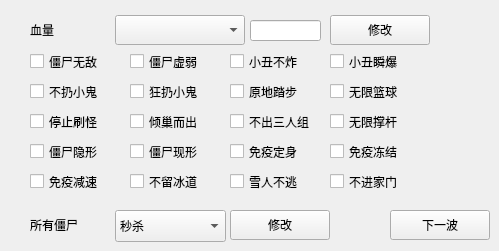
    <widget class="QWidget" name="tab_6">
     <attribute name="title">
      <string>僵尸</string>
     </attribute>
     <widget class="QCheckBox" name="JackImmediatelyExplode">
      <property name="geometry">
       <rect>
        <x>330</x>
        <y>50</y>
        <width>77</width>
        <height>23</height>
       </rect>
      </property>
      <property name="text">
       <string>小丑瞬爆</string>
      </property>
     </widget>
     <widget class="QCheckBox" name="JackNoExplode">
      <property name="geometry">
       <rect>
        <x>230</x>
        <y>50</y>
        <width>77</width>
        <height>23</height>
       </rect>
      </property>
      <property name="text">
       <string>小丑不炸</string>
      </property>
     </widget>
     <widget class="QCheckBox" name="ZombieInvincible">
      <property name="geometry">
       <rect>
        <x>30</x>
        <y>50</y>
        <width>77</width>
        <height>23</height>
       </rect>
      </property>
      <property name="text">
       <string>僵尸无敌</string>
      </property>
     </widget>
     <widget class="QCheckBox" name="ZombieWeak">
      <property name="geometry">
       <rect>
        <x>130</x>
        <y>50</y>
        <width>77</width>
        <height>23</height>
       </rect>
      </property>
      <property name="text">
       <string>僵尸虚弱</string>
      </property>
     </widget>
     <widget class="QCheckBox" name="InfiniteImpThrow">
      <property name="geometry">
       <rect>
        <x>130</x>
        <y>80</y>
        <width>77</width>
        <height>23</height>
       </rect>
      </property>
      <property name="text">
       <string>狂扔小鬼</string>
      </property>
     </widget>
     <widget class="QCheckBox" name="NoImpThrow">
      <property name="geometry">
       <rect>
        <x>30</x>
        <y>80</y>
        <width>77</width>
        <height>23</height>
       </rect>
      </property>
      <property name="text">
       <string>不扔小鬼</string>
      </property>
     </widget>
     <widget class="QCheckBox" name="StandingStill">
      <property name="geometry">
       <rect>
        <x>230</x>
        <y>80</y>
        <width>77</width>
        <height>23</height>
       </rect>
      </property>
      <property name="text">
       <string>原地踏步</string>
      </property>
     </widget>
     <widget class="QCheckBox" name="InfiniteBasketball">
      <property name="geometry">
       <rect>
        <x>330</x>
        <y>80</y>
        <width>77</width>
        <height>23</height>
       </rect>
      </property>
      <property name="text">
       <string>无限篮球</string>
      </property>
     </widget>
     <widget class="QCheckBox" name="NoZombieSpawn">
      <property name="geometry">
       <rect>
        <x>30</x>
        <y>110</y>
        <width>77</width>
        <height>23</height>
       </rect>
      </property>
      <property name="text">
       <string>停止刷怪</string>
      </property>
     </widget>
     <widget class="QCheckBox" name="AllZombieSpawn">
      <property name="geometry">
       <rect>
        <x>130</x>
        <y>110</y>
        <width>77</width>
        <height>23</height>
       </rect>
      </property>
      <property name="text">
       <string>倾巢而出</string>
      </property>
     </widget>
     <widget class="QLabel" name="label_28">
      <property name="geometry">
       <rect>
        <x>30</x>
        <y>20</y>
        <width>26</width>
        <height>19</height>
       </rect>
      </property>
      <property name="text">
       <string>血量</string>
      </property>
     </widget>
     <widget class="QComboBox" name="ZombieHPType">
      <property name="geometry">
       <rect>
        <x>115</x>
        <y>15</y>
        <width>130</width>
        <height>30</height>
       </rect>
      </property>
     </widget>
     <widget class="QPushButton" name="ModifyZombieHP">
      <property name="geometry">
       <rect>
        <x>330</x>
        <y>15</y>
        <width>100</width>
        <height>30</height>
       </rect>
      </property>
      <property name="text">
       <string>修改</string>
      </property>
      <property name="autoDefault">
       <bool>false</bool>
      </property>
     </widget>
     <widget class="QLineEdit" name="ZombieHP">
      <property name="geometry">
       <rect>
        <x>250</x>
        <y>20</y>
        <width>71</width>
        <height>21</height>
       </rect>
      </property>
      <property name="inputMethodHints">
       <set>Qt::ImhDigitsOnly</set>
      </property>
      <property name="text">
       <string/>
      </property>
      <property name="alignment">
       <set>Qt::AlignRight|Qt::AlignTrailing|Qt::AlignVCenter</set>
      </property>
     </widget>
     <widget class="QCheckBox" name="NoThreesome">
      <property name="geometry">
       <rect>
        <x>230</x>
        <y>110</y>
        <width>90</width>
        <height>23</height>
       </rect>
      </property>
      <property name="text">
       <string>不出三人组</string>
      </property>
     </widget>
     <widget class="QCheckBox" name="InfinitePole">
      <property name="geometry">
       <rect>
        <x>330</x>
        <y>110</y>
        <width>77</width>
        <height>23</height>
       </rect>
      </property>
      <property name="text">
       <string>无限撑杆</string>
      </property>
     </widget>
     <widget class="QCheckBox" name="ZombieInvisible">
      <property name="geometry">
       <rect>
        <x>30</x>
        <y>140</y>
        <width>77</width>
        <height>23</height>
       </rect>
      </property>
      <property name="text">
       <string>僵尸隐形</string>
      </property>
     </widget>
     <widget class="QCheckBox" name="ZombieVisible">
      <property name="geometry">
       <rect>
        <x>130</x>
        <y>140</y>
        <width>77</width>
        <height>23</height>
       </rect>
      </property>
      <property name="text">
       <string>僵尸现形</string>
      </property>
     </widget>
     <widget class="QCheckBox" name="ButterImmune">
      <property name="geometry">
       <rect>
        <x>230</x>
        <y>140</y>
        <width>77</width>
        <height>23</height>
       </rect>
      </property>
      <property name="text">
       <string>免疫定身</string>
      </property>
     </widget>
     <widget class="QCheckBox" name="IceImmune">
      <property name="geometry">
       <rect>
        <x>330</x>
        <y>140</y>
        <width>77</width>
        <height>23</height>
       </rect>
      </property>
      <property name="text">
       <string>免疫冻结</string>
      </property>
     </widget>
     <widget class="QCheckBox" name="SlowdownImmune">
      <property name="geometry">
       <rect>
        <x>30</x>
        <y>170</y>
        <width>77</width>
        <height>23</height>
       </rect>
      </property>
      <property name="text">
       <string>免疫减速</string>
      </property>
     </widget>
     <widget class="QComboBox" name="ZombieStatus">
      <property name="geometry">
       <rect>
        <x>115</x>
        <y>210</y>
        <width>111</width>
        <height>32</height>
       </rect>
      </property>
      <item>
       <property name="text">
        <string>秒杀</string>
       </property>
      </item>
      <item>
       <property name="text">
        <string>魅惑</string>
       </property>
      </item>
      <item>
       <property name="text">
        <string>吹飞</string>
       </property>
      </item>
      <item>
       <property name="text">
        <string>消失</string>
       </property>
      </item>
      <item>
       <property name="text">
        <string>垂死</string>
       </property>
      </item>
     </widget>
     <widget class="QLabel" name="label_29">
      <property name="geometry">
       <rect>
        <x>30</x>
        <y>215</y>
        <width>52</width>
        <height>19</height>
       </rect>
      </property>
      <property name="text">
       <string>所有僵尸</string>
      </property>
     </widget>
     <widget class="QPushButton" name="AllZombiesXXX">
      <property name="geometry">
       <rect>
        <x>230</x>
        <y>210</y>
        <width>100</width>
        <height>30</height>
       </rect>
      </property>
      <property name="text">
       <string>修改</string>
      </property>
     </widget>
     <widget class="QCheckBox" name="NoIceTrail">
      <property name="geometry">
       <rect>
        <x>130</x>
        <y>170</y>
        <width>77</width>
        <height>23</height>
       </rect>
      </property>
      <property name="text">
       <string>不留冰道</string>
      </property>
     </widget>
     <widget class="QCheckBox" name="NoYetiEscape">
      <property name="geometry">
       <rect>
        <x>230</x>
        <y>170</y>
        <width>77</width>
        <height>23</height>
       </rect>
      </property>
      <property name="text">
       <string>雪人不逃</string>
      </property>
     </widget>
     <widget class="QPushButton" name="SpawnNextWave">
      <property name="geometry">
       <rect>
        <x>390</x>
        <y>210</y>
        <width>100</width>
        <height>30</height>
       </rect>
      </property>
      <property name="text">
       <string>下一波</string>
      </property>
     </widget>
     <widget class="QCheckBox" name="NoEnterHouse">
      <property name="geometry">
       <rect>
        <x>330</x>
        <y>170</y>
        <width>77</width>
        <height>23</height>
       </rect>
      </property>
      <property name="text">
       <string>不进家门</string>
      </property>
     </widget>
    </widget>
